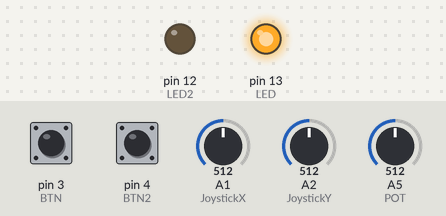
The sketch below on a simulated Arduino Uno, built with avr-gcc and run on an emulated ATmega328P. Parts: output pins drawn as LEDs (lit = HIGH). The test bench sets the inputs (shaded band); at power-on: pin 3 (BTN) LOW, pin 4 (BTN2) LOW, A1 (JoystickX) = 512, A2 (JoystickY) = 512, A5 (POT) = 512. What the sketch prints to the serial monitor is not drawn.

Above: at 1.2 s.
1.3 s: pin 3 (BTN) pulled HIGH for 0.15 s
At 1.4 s:
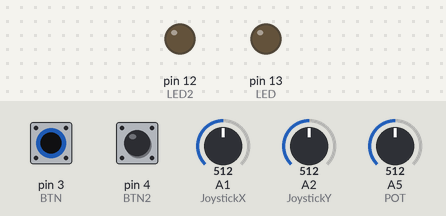
2.9 s: pin 4 (BTN2) pulled HIGH for 0.15 s
At 3.5 s:
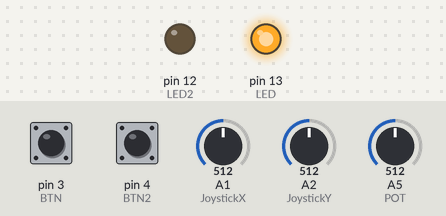
4.5 s: A1 (JoystickX) set to 104
7.5 s: A1 (JoystickX) set to 92
10.5 s: A2 (JoystickY) set to 105
13.5 s: A2 (JoystickY) set to 93
Timing chart, 0 to 16.5 s (numbered marks = the images above; inputs shaded):
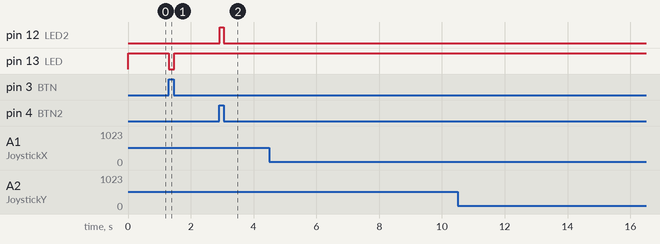

Measured:
- after the input at 1.3 s, pin 13 (LED): HIGH → LOW at once, → HIGH 0.17 s later
- after the input at 2.9 s, pin 12 (LED2): LOW → HIGH at once, → LOW 0.14 s later
- after the input at 4.5 s, every drawn part: stays the same
- after the input at 7.5 s, every drawn part: stays the same
- after the input at 10.5 s, every drawn part: stays the same
- after the input at 13.5 s, every drawn part: stays the same

The sketch:

03_PULL_UP_DOWN.ino
```cpp
int BTN = 3;
int BTN2 = 4;
int POT = A5;
int JoystickX = A1;
int JoystickY = A2;
int LED = 13;
int LED2 = 12;
int valueBTN;
int valueBTN2;
int valuePOT;
int valueJoystickX;
int valueJoystickY;
void setup() {
 Serial.begin(9600);
 pinMode(BTN, INPUT);
 pinMode(BTN2, INPUT);
  pinMode(POT, INPUT);
 pinMode(JoystickX, INPUT);
 pinMode(JoystickY, INPUT);
 pinMode(LED, OUTPUT);
 pinMode(LED2, OUTPUT);
}
void loop() {
 valueBTN = digitalRead(BTN);
 if (valueBTN == HIGH) {
 digitalWrite(LED, LOW);
 } else {
 digitalWrite(LED, HIGH);
 }
 valueBTN2 = digitalRead(BTN2);
 if (valueBTN2 == HIGH) {
 digitalWrite(LED2, HIGH);
 } else {
 digitalWrite(LED2, LOW);
 }
 valuePOT = analogRead(POT);
 Serial.print("POT value: ");
 Serial.print(valuePOT);
 Serial.print(", ");
 valueJoystickX = analogRead(JoystickX);
 Serial.print("X: ");
 Serial.print(valueJoystickX);
 Serial.print(", ");
 valueJoystickY = analogRead(JoystickY);
 Serial.print("Y: ");
 Serial.print(valueJoystickY);
  Serial.println(".");
}
```
